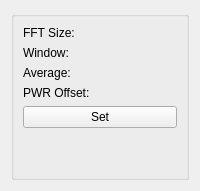
            <widget class="QWidget" name="tabSpectrum">
             <attribute name="title">
              <string>Spectrum</string>
             </attribute>
             <layout class="QVBoxLayout" name="verticalLayout_9">
              <item>
               <widget class="QGroupBox" name="groupBox_8">
                <property name="title">
                 <string/>
                </property>
                <layout class="QVBoxLayout" name="verticalLayout_8">
                 <item>
                  <layout class="QVBoxLayout" name="verticalLayout_34">
                   <item>
                    <layout class="QHBoxLayout" name="hrz_fft_size">
                     <item>
                      <widget class="QLabel" name="label_47">
                       <property name="text">
                        <string>FFT Size:</string>
                       </property>
                      </widget>
                     </item>
                    </layout>
                   </item>
                   <item>
                    <layout class="QHBoxLayout" name="hrz_window">
                     <item>
                      <widget class="QLabel" name="label_48">
                       <property name="text">
                        <string>Window:</string>
                       </property>
                      </widget>
                     </item>
                    </layout>
                   </item>
                   <item>
                    <layout class="QHBoxLayout" name="hrz_avg">
                     <item>
                      <widget class="QLabel" name="label_49">
                       <property name="text">
                        <string>Average:</string>
                       </property>
                      </widget>
                     </item>
                    </layout>
                   </item>
                   <item>
                    <layout class="QHBoxLayout" name="hrz_pwr">
                     <item>
                      <widget class="QLabel" name="label_50">
                       <property name="text">
                        <string>PWR Offset:</string>
                       </property>
                      </widget>
                     </item>
                    </layout>
                   </item>
                  </layout>
                 </item>
                 <item>
                  <widget class="QPushButton" name="btnSpecConfig">
                   <property name="text">
                    <string>Set</string>
                   </property>
                  </widget>
                 </item>
                 <item>
                  <spacer name="verticalSpacer_2">
                   <property name="orientation">
                    <enum>Qt::Vertical</enum>
                   </property>
                   <property name="sizeHint" stdset="0">
                    <size>
                     <width>20</width>
                     <height>40</height>
                    </size>
                   </property>
                  </spacer>
                 </item>
                </layout>
               </widget>
              </item>
             </layout>
            </widget>
